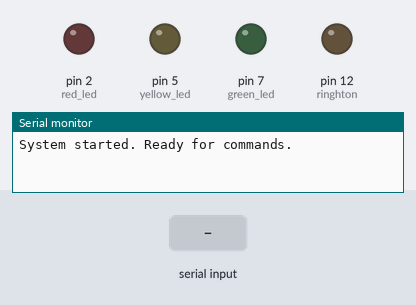
Simulated run of this sketch. Board: Arduino Uno, built with avr-gcc and run on an emulated ATmega328P. Shown: output pins drawn as LEDs (lit = HIGH), the last lines printed to the serial monitor. The inputs (shaded band) are chosen by the test bench.

Above: at 1.2 s.
1.3 s: "green_on\n" received over Serial
At 1.8 s:
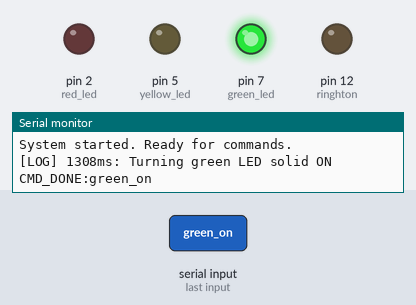
2.8 s: "red_on\n" received over Serial
At 4.0 s:
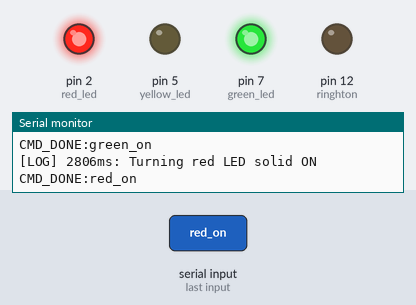
4.3 s: "green_off\n" received over Serial
At 5.3 s:
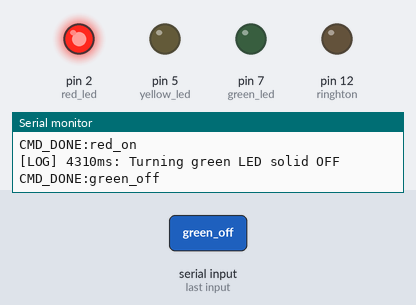
5.8 s: "yellow_on\n" received over Serial
At 6.5 s:
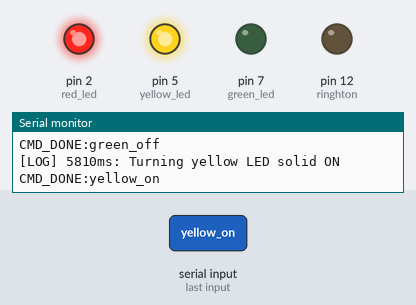
7.3 s: "red_off\n" received over Serial
At 8.5 s:
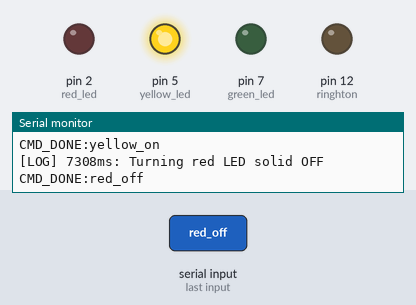
8.8 s: "all_on\n" received over Serial
At 9.8 s:
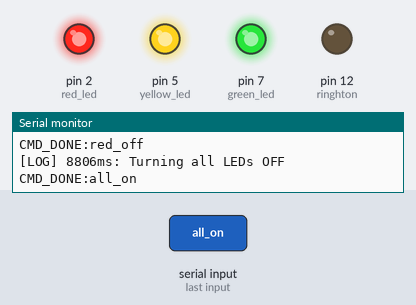
Timing chart, 0 to 11.3 s (numbered marks = the images above; inputs shaded):
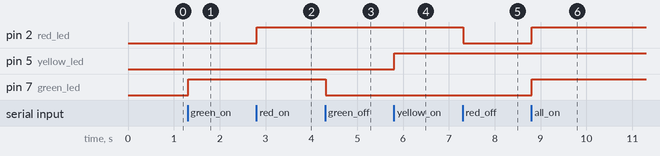

Measured:
- after the input at 1.3 s, pin 7 (green_led): LOW → HIGH at once
- after the input at 2.8 s, pin 2 (red_led): LOW → HIGH at once
- after the input at 4.3 s, pin 7 (green_led): HIGH → LOW at once
- after the input at 5.8 s, pin 5 (yellow_led): LOW → HIGH at once
- after the input at 7.3 s, pin 2 (red_led): HIGH → LOW at once
- after the input at 8.8 s, pin 2 (red_led), pin 7 (green_led): LOW → HIGH at once

The sketch:

arduino_scketch.ino
```cpp
#define COUNT_NOTES 14

const int green_led = 7;
const int yellow_led = 5;
const int red_led = 2;

const int ringhton = 12;

int  frequences[COUNT_NOTES] = {329, 392, 392, 329, 440, 392, 440, 392, 440, 392, 440, 392, 440, 493};
int  durations[COUNT_NOTES]  = {300, 600, 300, 600, 300, 300, 300, 300, 300, 300, 300, 300, 300, 600 };
int  delays[COUNT_NOTES]  = {300, 1200, 300, 1200, 300, 300, 300, 300, 300, 300, 300, 300, 300, 600 };


void setup() {
  pinMode(green_led, OUTPUT);
  pinMode(yellow_led, OUTPUT);
  pinMode(red_led, OUTPUT);
  pinMode(ringhton, OUTPUT);
  Serial.begin(9600);
  while (!Serial) {
    ; // Ожидаем подключения Serial
  }
  Serial.println("System started. Ready for commands.");
}

void logAction(const String& action) {
  Serial.print("[LOG] ");
  Serial.print(millis());
  Serial.print("ms: ");
  Serial.println(action);
}

void loop() {
  if (Serial.available() > 0) {
    String command = Serial.readStringUntil('\n');
    command.trim();

    if (command == "green_on") {
      logAction("Turning green LED solid ON");
      digitalWrite(green_led, HIGH);
    }
    else if (command == "green_off") {
      logAction("Turning green LED solid OFF");
      digitalWrite(green_led, LOW);
    }
    else if (command == "red_on") {
      logAction("Turning red LED solid ON");
      digitalWrite(red_led, HIGH);
    }
    else if (command == "red_off") {
      logAction("Turning red LED solid OFF");
      digitalWrite(red_led, LOW);
    }
    else if (command == "yellow_on") {
      logAction("Turning yellow LED solid ON");
      digitalWrite(yellow_led, HIGH);
    }
    else if (command == "yellow_off") {
      logAction("Turning yellow LED solid OFF");
      digitalWrite(yellow_led, LOW);
    }
    else if (command == "all_on") {
      logAction("Turning all LEDs OFF");
      digitalWrite(green_led, HIGH);
      digitalWrite(red_led, HIGH);
      digitalWrite(yellow_led, HIGH);
    }
    else if (command == "all_off") {
      logAction("Turning all LEDs OFF");
      digitalWrite(green_led, LOW);
      digitalWrite(red_led, LOW);
      digitalWrite(yellow_led, LOW);
    }
    else if (command == "led_notify") {
      logAction("LED notify");
      for (int i = 0; i < 20; i++) {
        digitalWrite(red_led, HIGH);
        delay(100);
        digitalWrite(red_led, LOW);
        digitalWrite(yellow_led, HIGH);
        delay(100);
        digitalWrite(yellow_led, LOW);
        digitalWrite(green_led, HIGH);
        delay(100);
        digitalWrite(green_led, LOW);
        delay(100);
      }
    }
    else if (command == "ringhton") {
      logAction("Play ringhtone");
      for (int i=0; i<COUNT_NOTES; i++) {
          digitalWrite(yellow_led, HIGH);
          tone(ringhton, frequences[i], durations[i]);
          digitalWrite(yellow_led, LOW);
          delay(delays[i]/2);
      }
    }
    else if (command == "sound_notify") {
      logAction("Play sound nnotify");
      tone(ringhton, 500, 1500);
    }
    else {
      logAction("Unknown command: " + command);
    }

    // Отправляем подтверждение выполнения
    Serial.println("CMD_DONE:" + command);
  }
}
```
